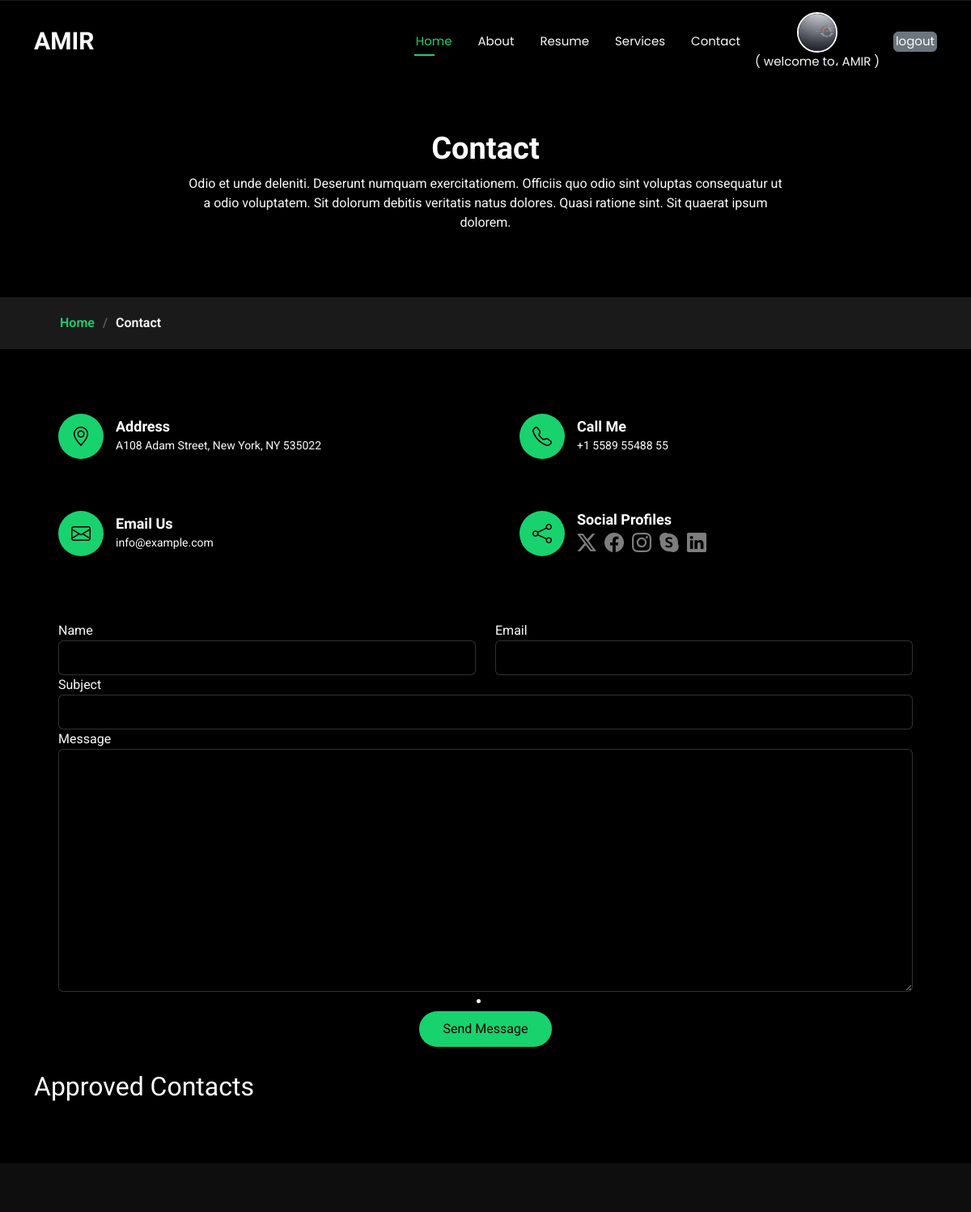
/contact/ (signed in), run on an earlier commit of the app's database.
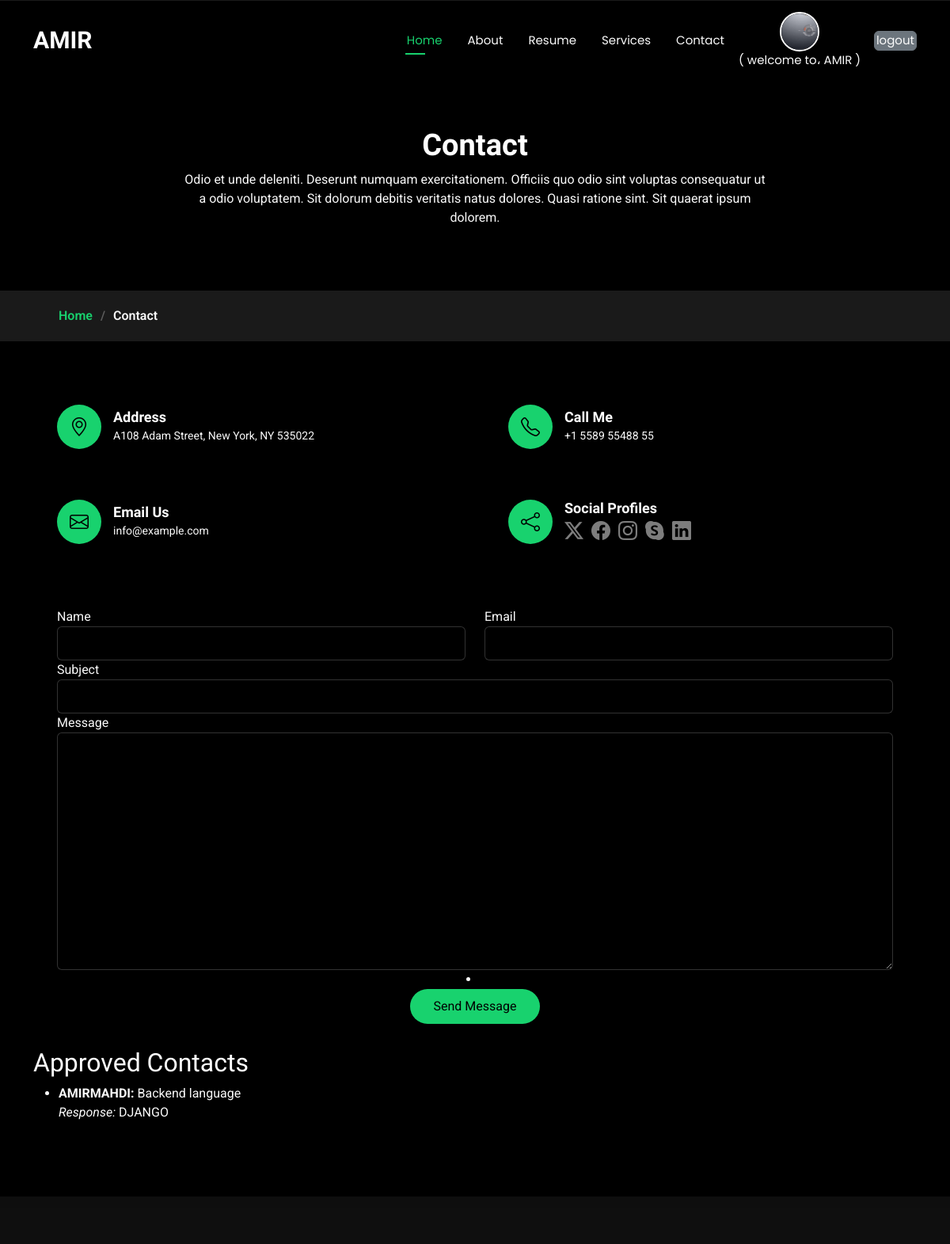
And on a later commit of the database.
### root/models.py (models this page shows, shortened)
class Contact(models.Model):
    name = models.CharField(max_length=100)
    email = models.EmailField()
    subject = models.CharField(max_length=200)
    message = models.TextField()
    response = models.TextField(blank=True, null=True)
    is_approved = models.BooleanField(default=False)

### root/views.py (the view)
# urls.py: path('contact/', contact_view, name='contact'),
def contact_view(request):
    if request.method == 'POST':
        form = ContactForm(request.POST)
        if form.is_valid():
            form.save()
            messages.success(request, 'Your message has been sent successfully.')
            return redirect('root:contact')
    else:
        form = ContactForm()
    approved_contacts = Contact.objects.filter(is_approved=True)
    return render(request, 'root/contact.html', {'form': form, 'approved_contacts': approved_contacts})

### root/forms.py
class ContactForm(forms.ModelForm):
    class Meta:
        model = Contact
        fields = ['name', 'email', 'subject', 'message']
        widgets = {
            'name': forms.TextInput(attrs={'class': 'form-control', 'placeholder': 'Name'}),
            'email': forms.EmailInput(attrs={'class': 'form-control', 'placeholder': 'Email'}),
            'subject': forms.TextInput(attrs={'class': 'form-control', 'placeholder': 'Subject'}),
            'message': forms.Textarea(attrs={'class': 'form-control', 'placeholder': 'Message'}),
        }

### templates/root/contact.html (shortened to what the changed rows need)
{% extends "base.html" %}
{% load static %}
{% block 'content' %}
<main class="main">
  <div class="page-title" data-aos="fade">
    <div class="heading">
      <div class="container">
        <div class="row d-flex justify-content-center text-center">
          <div class="col-lg-8">
            <h1>Contact</h1>
          </div>
        </div>
      </div>
    </div>
  </div>
  <section id="contact" class="contact section">
    <div class="container" data-aos="fade-up" data-aos-delay="100">
      <h2>Approved Contacts</h2>
      <ul>
        {% for contact in approved_contacts %}
            <li>
                <strong>{{ contact.name }}:</strong> {{ contact.message }} <br>
                <em>Response:</em> {{ contact.response }}
            </li>
            <hr style="border: 1px solid #000;">
        {% endfor %}
    </ul>
    </div>
  </section>
</main>
{% endblock 'content' %}

What changed in the data, as far as the page shows it:
added Contact: name "AMIRMAHDI", message "Backend language", response "DJANGO"
